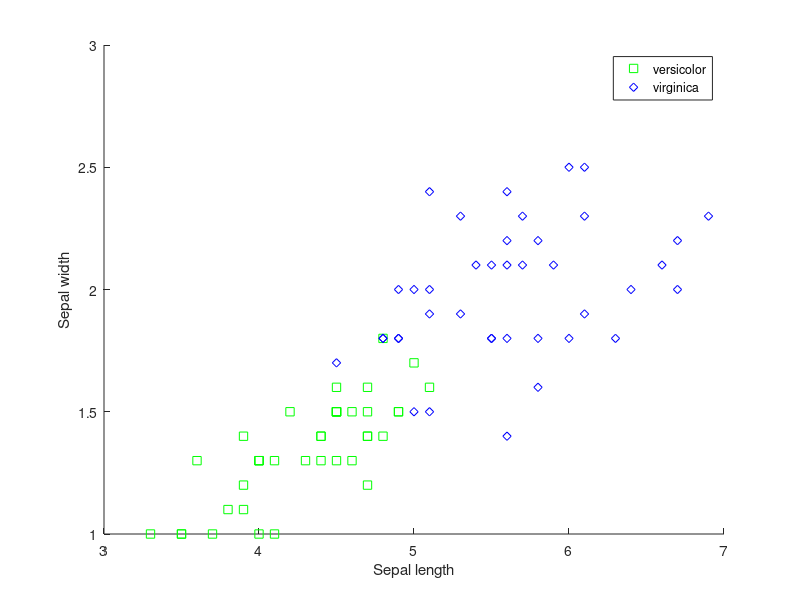

This figure's MATLAB source:
clear all; % clear all variables from the workspace
load fisheriris;
X1=[meas(51:90,3);meas(101:140,3)]; % construct X1 which represents petal length for training (80 samples)
X2=[meas(51:90,4);meas(101:140,4)]; % construct X2 which represents petal width for training (80 samples)
output_training_set=[species(51:90);species(101:140)]; % construct output data representing two classes (versicolor and virginica) for training (80 samples)
gscatter(X1, X2, output_training_set,'gb','sd');
xlabel('Sepal length');
ylabel('Sepal width');
% remember the input training set is composed of X1 and X2
% Implementation of the training algorithm (gradient descendent) - See Lecture 1
% We assume C1=versicolor and C2=virginica
% initialise the parameters with random values
theta0=3.8; theta1=-2.4; theta2=4.5; 
% set the learning rate to 0.001 and the target error to 0.01
alpha=0.001; e_t=0.01; 
% set the initial error to e=12 (initially it should be greater than e_t to enter the loop);
e=12;
%  while loop. Set index i to 1 (first sample of the data)
number_of_iterations=0;
while (e>e_t && number_of_iterations <4000) % to make sure the programme leaves the loop at a certain stage
    % need to calculate the cost function e. Initialise it with zero.
    e=0;
    for i=1:length(X1),
        % find output Y for the current sample with the current system
        % parameters.
        % we need to find those positive and negative values of the output to compare with the
        % desired output. Remember that C1 in the desired output (training_set)
        % refers to positive values (versicolor). C2 refers to negative values
        % (virginica)
        Y(i)=theta0+theta1*X1(i)+theta2*X2(i); 
        % calculate delta_x (see lecture) for the current sample and then
        % update the parameters and calculate the cost function e.
        if strcmp(output_training_set(i),'versicolor') && Y(i)<0,
            delta_x=-1;
            theta0=theta0-alpha*delta_x;
            theta1=theta1-alpha*delta_x*X1(i);
            theta2=theta2-alpha*delta_x*X2(i);
            e=e+delta_x*Y(i);
        elseif strcmp(output_training_set(i),'virginica') && Y(i)>0
            delta_x=1;
            theta0=theta0-alpha*delta_x;
            theta1=theta1-alpha*delta_x*X1(i);
            theta2=theta2-alpha*delta_x*X2(i);
            e=e+delta_x*Y(i);
        end       
    end
    number_of_iterations=number_of_iterations+1;
end
% once the training is performed. The parameters of the classifier can be
% used to predict the class for the input testing set. Let's first calculate
% the classification error on the training set. 
Y=theta0+theta1*X1+theta2*X2;
error_training=0; % initialisation
for i=1:length(X1), % loop through all training samples
    if strcmp(output_training_set(i),'versicolor') && Y(i)<0, % Actual class is C1 (versicolor) but the output of classifier says C2
        error_training= error_training+1/length(X1); % add one divided by the number of training samples (to normalise the error between 0 and 1)
    elseif strcmp(output_training_set(i),'virginica') && Y(i)>0, % Actual class is C2 (virginica) but the output of classifier says C1
        error_training= error_training+1/length(X1); % add the same amount as before.
    end
end
disp('Training error is '), error_training

% Now, we can measure the performance of the classifier on the
% test set. 
X1_testing=[meas(91:100,3);meas(141:150,3)]; % construct X1 which represents petal length for the testing (20 samples)
X2_testing=[meas(141:150,4);meas(141:150,4)]; % construct X2 which represents petal width for the testing (20 samples)
output_testing_set=[species(91:100);species(141:150)]; % construct output data representing two classes (versicolor and virginica) for testing (20 samples)
Y_testing=theta0+theta1*X1_testing+theta2*X2_testing;
error_testing=0; % initialisation
for i=1:length(X1_testing), % loop through all test samples
    if strcmp(output_testing_set(i),'versicolor') && Y_testing(i)<0, % Actual class is C1 (versicolor) but the output of classifier says C2
        error_testing= error_testing+1/length(X1_testing); % add one divided by the number of testing samples (to normalise the error between 0 and 1)
    elseif strcmp(output_testing_set(i),'virginica') && Y_testing(i)>0, % Actual class is C2 (virginica) but the output of classifier says C1
        error_testing= error_testing+1/length(X1_testing); % add the same amount as before.
    end
end
disp('Testing error is '), error_testing

